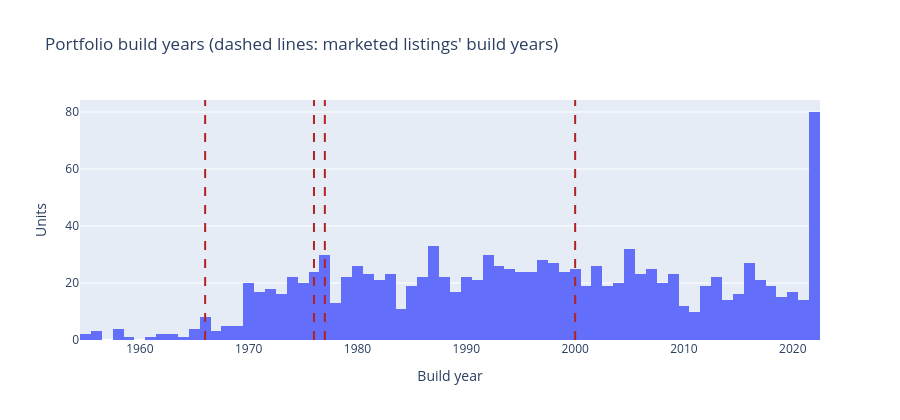

Notebook source saved alongside this figure:
### Markdown cell above
## 2. The distribution

### Code cell
fig = px.histogram(years, x="build_year", nbins=int(years.max() - years.min() + 1),
                   title="Portfolio build years (dashed lines: marketed listings' build years)",
                   labels={"build_year": "Build year"}, height=420)
fig.update_layout(showlegend=False, yaxis_title="Units")
for year in marketed["build_year"].dropna():
    fig.add_vline(x=year, line_dash="dash", line_color="firebrick")
fig.show()

### Figure 1 — Plotly figure (JSON) as saved in the notebook; plotly's stock layout.template omitted (floating-point values rounded to 4 significant figures; data arrays with more than 128 entries replaced by an {"elided": "..."} marker saying what was removed)
{"data": [{"bingroup": "x", "hovertemplate": "Build year=%{x}<br>count=%{y}<extra></extra>", "legendgroup": "", "marker": {"color": "#636efa", "pattern": {"shape": ""}}, "name": "", "nbinsx": 68, "orientation": "v", "showlegend": false, "type": "histogram", "x": {"elided": "1229 float values"}, "xaxis": "x", "yaxis": "y"}], "layout": {"barmode": "relative", "height": 420, "legend": {"tracegroupgap": 0}, "shapes": [{"line": {"color": "firebrick", "dash": "dash"}, "type": "line", "x0": 1977, "x1": 1977, "xref": "x", "y0": 0, "y1": 1, "yref": "y domain"}, {"line": {"color": "firebrick", "dash": "dash"}, "type": "line", "x0": 1976, "x1": 1976, "xref": "x", "y0": 0, "y1": 1, "yref": "y domain"}, {"line": {"color": "firebrick", "dash": "dash"}, "type": "line", "x0": 2000, "x1": 2000, "xref": "x", "y0": 0, "y1": 1, "yref": "y domain"}, {"line": {"color": "firebrick", "dash": "dash"}, "type": "line", "x0": 1966, "x1": 1966, "xref": "x", "y0": 0, "y1": 1, "yref": "y domain"}], "showlegend": false, "title": {"text": "Portfolio build years (dashed lines: marketed listings' build years)"}, "xaxis": {"anchor": "y", "domain": [0, 1], "title": {"text": "Build year"}}, "yaxis": {"anchor": "x", "domain": [0, 1], "title": {"text": "Units"}}}}
